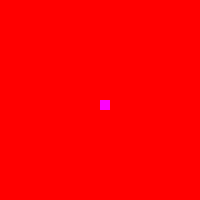
Frame 1 (no input)
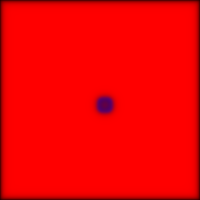
Frame 60 (no input)
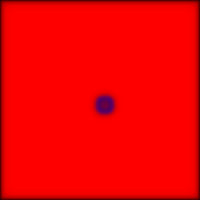
Frame 120 (the mouse pressed at the canvas centre since frame 60)

The p5.js sketch that drew these frames (run headless with seeded random() and noise() and a simulated clock; from frame 60 on, the mouse is pressed at the canvas centre):

// p5.js sketch
// ── sketch.js
/// Intellisense Support
/// <reference path="../../resrc/TSDef/p5.global-mode.d.ts" />

let grid, next;

const dA = 1.0;
const dB = 0.5;
const feed = 0.055;
const kill = 0.062;

function setup() {
  createCanvas(200, 200);
  grid = new Array(width);
  next = new Array(width);
  for(let i = 0; i < width; i++) {
    grid[i] = new Array(height);
    next[i] = new Array(height);
    for(let j = 0; j < height; j++) {
      grid[i][j] = {a: 1, b: 0};
      next[i][j] = {a: 1, b: 0};
    }
  }

  for(let i = 100; i < 110; i++) {
    for(let j = 100; j < 110; j++) {
      grid[i][j].b = 1
    }
  }
  pixelDensity(1);
  frameRate(60);

}

function draw() {
  background(51);

  for(let x = 0; x < width; x++) {
    for(let y = 0; y < height; y++) {
      let a = grid[x][y].a;
      let b = grid[x][y].b;
      next[x][y].a = a + 
        (dA * laplaceA(x, y)) - 
        (a * b * b) + 
        (feed * (1 - a));
      next[x][y].b = b + 
        (dB * laplaceB(x, y)) + 
        (a * b * b) - 
        ((kill + feed) * b);

      next[x][y].a = constrain(next[x][y].a, 0, 1);
      next[x][y].b = constrain(next[x][y].b, 0, 1);
    }
  }
  
  
  loadPixels();
  for(let x = 0; x < width; x++) {
    for(let y = 0; y < height; y++) {
      let pix = (x + y * width) * 4;
      pixels[pix+0] = grid[x][y].a * 255;
      pixels[pix+1] = 0;
      pixels[pix+2] = grid[x][y].b * 255;
      pixels[pix+3] = 255;
    }
  }
  updatePixels(0, 0, width, height);
 
  swap();
  
}

function swap() {
  let temp = grid;
  grid = next;
  next = grid;
}

function laplaceA(x, y) {
  let sum = 0;
  let doLeft = (x != 0);
  let doRight = (x != width-1);
  let doTop = (y != 0);
  let doBottom = (y != height-1);

  sum += grid[x][y].a * -1;

  if(doTop) sum += grid[x][y-1].a * 0.2;
  if(doRight) sum += grid[x+1][y].a * 0.2;
  if(doBottom) sum += grid[x][y+1].a * 0.2;
  if(doLeft) sum += grid[x-1][y].a * 0.2;
  
  if(doTop && doRight) sum += grid[x+1][y-1].a * 0.05;
  if(doBottom && doRight) sum += grid[x+1][y+1].a * 0.05;
  if(doTop && doLeft) sum += grid[x-1][y-1].a * 0.05;
  if(doBottom && doLeft) sum += grid[x-1][y+1].a * 0.05;
  
  return sum;
}

function laplaceB(x, y) {
  let sum = 0;
  let doLeft = (x != 0);
  let doRight = (x != width-1);
  let doTop = (y != 0);
  let doBottom = (y != height-1);

  sum += grid[x][y].b * -1;

  if(doTop) sum += grid[x][y-1].b * 0.2;
  if(doRight) sum += grid[x+1][y].b * 0.2;
  if(doBottom) sum += grid[x][y+1].b * 0.2;
  if(doLeft) sum += grid[x-1][y].b * 0.2;
  
  if(doTop && doRight) sum += grid[x+1][y-1].b * 0.05;
  if(doBottom && doRight) sum += grid[x+1][y+1].b * 0.05;
  if(doTop && doLeft) sum += grid[x-1][y-1].b * 0.05;
  if(doBottom && doLeft) sum += grid[x-1][y+1].b * 0.05;
  
  return sum;
}
